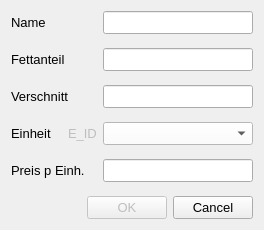
<?xml version="1.0" encoding="UTF-8"?>
<ui version="4.0">
 <class>mydialog</class>
 <widget class="QDialog" name="mydialog">
  <property name="geometry">
   <rect>
    <x>0</x>
    <y>0</y>
    <width>264</width>
    <height>230</height>
   </rect>
  </property>
  <property name="sizePolicy">
   <sizepolicy hsizetype="Minimum" vsizetype="Minimum">
    <horstretch>0</horstretch>
    <verstretch>0</verstretch>
   </sizepolicy>
  </property>
  <property name="font">
   <font>
    <pointsize>10</pointsize>
   </font>
  </property>
  <property name="windowTitle">
   <string>Neue Einheit</string>
  </property>
  <property name="sizeGripEnabled">
   <bool>false</bool>
  </property>
  <layout class="QVBoxLayout" name="verticalLayout">
   <item>
    <layout class="QHBoxLayout" name="horizontalLayout">
     <item>
      <widget class="QLabel" name="label_1">
       <property name="font">
        <font>
         <pointsize>10</pointsize>
        </font>
       </property>
       <property name="text">
        <string>Name</string>
       </property>
       <property name="buddy">
        <cstring>lineEdit_New_Label1</cstring>
       </property>
      </widget>
     </item>
     <item>
      <spacer name="horizontalSpacer">
       <property name="orientation">
        <enum>Qt::Horizontal</enum>
       </property>
       <property name="sizeHint" stdset="0">
        <size>
         <width>10</width>
         <height>20</height>
        </size>
       </property>
      </spacer>
     </item>
     <item>
      <widget class="QLineEdit" name="lineEdit_New_Label1">
       <property name="sizePolicy">
        <sizepolicy hsizetype="Fixed" vsizetype="Fixed">
         <horstretch>0</horstretch>
         <verstretch>0</verstretch>
        </sizepolicy>
       </property>
       <property name="minimumSize">
        <size>
         <width>150</width>
         <height>0</height>
        </size>
       </property>
       <property name="font">
        <font>
         <pointsize>10</pointsize>
        </font>
       </property>
      </widget>
     </item>
    </layout>
   </item>
   <item>
    <spacer name="verticalSpacer_2">
     <property name="orientation">
      <enum>Qt::Vertical</enum>
     </property>
     <property name="sizeHint" stdset="0">
      <size>
       <width>20</width>
       <height>0</height>
      </size>
     </property>
    </spacer>
   </item>
   <item>
    <layout class="QHBoxLayout" name="horizontalLayout_2">
     <item>
      <widget class="QLabel" name="label_2">
       <property name="font">
        <font>
         <pointsize>10</pointsize>
        </font>
       </property>
       <property name="text">
        <string>Fettanteil</string>
       </property>
       <property name="buddy">
        <cstring>lineEdit_New_Label2</cstring>
       </property>
      </widget>
     </item>
     <item>
      <spacer name="horizontalSpacer_2">
       <property name="orientation">
        <enum>Qt::Horizontal</enum>
       </property>
       <property name="sizeHint" stdset="0">
        <size>
         <width>10</width>
         <height>20</height>
        </size>
       </property>
      </spacer>
     </item>
     <item>
      <widget class="QLineEdit" name="lineEdit_New_Label2">
       <property name="sizePolicy">
        <sizepolicy hsizetype="Fixed" vsizetype="Fixed">
         <horstretch>0</horstretch>
         <verstretch>0</verstretch>
        </sizepolicy>
       </property>
       <property name="minimumSize">
        <size>
         <width>150</width>
         <height>0</height>
        </size>
       </property>
       <property name="font">
        <font>
         <pointsize>10</pointsize>
        </font>
       </property>
      </widget>
     </item>
    </layout>
   </item>
   <item>
    <spacer name="verticalSpacer_3">
     <property name="orientation">
      <enum>Qt::Vertical</enum>
     </property>
     <property name="sizeHint" stdset="0">
      <size>
       <width>20</width>
       <height>0</height>
      </size>
     </property>
    </spacer>
   </item>
   <item>
    <layout class="QHBoxLayout" name="horizontalLayout_4">
     <item>
      <widget class="QLabel" name="label_3">
       <property name="font">
        <font>
         <pointsize>10</pointsize>
        </font>
       </property>
       <property name="text">
        <string>Verschnitt</string>
       </property>
       <property name="buddy">
        <cstring>lineEdit_New_Label2</cstring>
       </property>
      </widget>
     </item>
     <item>
      <spacer name="horizontalSpacer_4">
       <property name="orientation">
        <enum>Qt::Horizontal</enum>
       </property>
       <property name="sizeHint" stdset="0">
        <size>
         <width>10</width>
         <height>20</height>
        </size>
       </property>
      </spacer>
     </item>
     <item>
      <widget class="QLineEdit" name="lineEdit_New_Label3">
       <property name="sizePolicy">
        <sizepolicy hsizetype="Fixed" vsizetype="Fixed">
         <horstretch>0</horstretch>
         <verstretch>0</verstretch>
        </sizepolicy>
       </property>
       <property name="minimumSize">
        <size>
         <width>150</width>
         <height>0</height>
        </size>
       </property>
       <property name="font">
        <font>
         <pointsize>10</pointsize>
        </font>
       </property>
      </widget>
     </item>
    </layout>
   </item>
   <item>
    <spacer name="verticalSpacer_4">
     <property name="orientation">
      <enum>Qt::Vertical</enum>
     </property>
     <property name="sizeHint" stdset="0">
      <size>
       <width>20</width>
       <height>0</height>
      </size>
     </property>
    </spacer>
   </item>
   <item>
    <layout class="QHBoxLayout" name="horizontalLayout_5">
     <item>
      <widget class="QLabel" name="label_4">
       <property name="font">
        <font>
         <pointsize>10</pointsize>
        </font>
       </property>
       <property name="text">
        <string>Einheit</string>
       </property>
       <property name="buddy">
        <cstring>lineEdit_New_Label2</cstring>
       </property>
      </widget>
     </item>
     <item>
      <spacer name="horizontalSpacer_5">
       <property name="orientation">
        <enum>Qt::Horizontal</enum>
       </property>
       <property name="sizeType">
        <enum>QSizePolicy::Expanding</enum>
       </property>
       <property name="sizeHint" stdset="0">
        <size>
         <width>10</width>
         <height>20</height>
        </size>
       </property>
      </spacer>
     </item>
     <item>
      <widget class="QLabel" name="label_einh_id">
       <property name="enabled">
        <bool>false</bool>
       </property>
       <property name="sizePolicy">
        <sizepolicy hsizetype="Minimum" vsizetype="Preferred">
         <horstretch>0</horstretch>
         <verstretch>0</verstretch>
        </sizepolicy>
       </property>
       <property name="minimumSize">
        <size>
         <width>1</width>
         <height>22</height>
        </size>
       </property>
       <property name="text">
        <string>E_ID</string>
       </property>
      </widget>
     </item>
     <item>
      <widget class="QComboBox" name="comboBox_Einh">
       <property name="enabled">
        <bool>true</bool>
       </property>
       <property name="sizePolicy">
        <sizepolicy hsizetype="Preferred" vsizetype="Fixed">
         <horstretch>0</horstretch>
         <verstretch>0</verstretch>
        </sizepolicy>
       </property>
       <property name="minimumSize">
        <size>
         <width>150</width>
         <height>22</height>
        </size>
       </property>
       <property name="focusPolicy">
        <enum>Qt::ClickFocus</enum>
       </property>
       <property name="styleSheet">
        <string notr="true">background-color: rgb(255, 255, 255);</string>
       </property>
       <property name="editable">
        <bool>false</bool>
       </property>
       <property name="frame">
        <bool>true</bool>
       </property>
      </widget>
     </item>
    </layout>
   </item>
   <item>
    <spacer name="verticalSpacer_5">
     <property name="orientation">
      <enum>Qt::Vertical</enum>
     </property>
     <property name="sizeHint" stdset="0">
      <size>
       <width>20</width>
       <height>1</height>
      </size>
     </property>
    </spacer>
   </item>
   <item>
    <layout class="QHBoxLayout" name="horizontalLayout_6">
     <item>
      <widget class="QLabel" name="label_5">
       <property name="font">
        <font>
         <pointsize>10</pointsize>
        </font>
       </property>
       <property name="text">
        <string>Preis p Einh.</string>
       </property>
       <property name="buddy">
        <cstring>lineEdit_New_Label2</cstring>
       </property>
      </widget>
     </item>
     <item>
      <spacer name="horizontalSpacer_6">
       <property name="orientation">
        <enum>Qt::Horizontal</enum>
       </property>
       <property name="sizeHint" stdset="0">
        <size>
         <width>10</width>
         <height>20</height>
        </size>
       </property>
      </spacer>
     </item>
     <item>
      <widget class="QLineEdit" name="lineEdit_New_Label5">
       <property name="sizePolicy">
        <sizepolicy hsizetype="Fixed" vsizetype="Fixed">
         <horstretch>0</horstretch>
         <verstretch>0</verstretch>
        </sizepolicy>
       </property>
       <property name="minimumSize">
        <size>
         <width>150</width>
         <height>0</height>
        </size>
       </property>
       <property name="font">
        <font>
         <pointsize>10</pointsize>
        </font>
       </property>
       <property name="inputMethodHints">
        <set>Qt::ImhPreferNumbers</set>
       </property>
      </widget>
     </item>
    </layout>
   </item>
   <item>
    <spacer name="verticalSpacer">
     <property name="orientation">
      <enum>Qt::Vertical</enum>
     </property>
     <property name="sizeHint" stdset="0">
      <size>
       <width>242</width>
       <height>5</height>
      </size>
     </property>
    </spacer>
   </item>
   <item>
    <layout class="QHBoxLayout" name="horizontalLayout_3">
     <item>
      <spacer name="horizontalSpacer_3">
       <property name="orientation">
        <enum>Qt::Horizontal</enum>
       </property>
       <property name="sizeHint" stdset="0">
        <size>
         <width>40</width>
         <height>20</height>
        </size>
       </property>
      </spacer>
     </item>
     <item>
      <widget class="QPushButton" name="pushButton_New_Ok">
       <property name="enabled">
        <bool>false</bool>
       </property>
       <property name="font">
        <font>
         <pointsize>10</pointsize>
        </font>
       </property>
       <property name="text">
        <string>OK</string>
       </property>
       <property name="default">
        <bool>true</bool>
       </property>
      </widget>
     </item>
     <item>
      <widget class="QPushButton" name="pushButton_New_cnl">
       <property name="font">
        <font>
         <pointsize>10</pointsize>
        </font>
       </property>
       <property name="text">
        <string>Cancel</string>
       </property>
      </widget>
     </item>
    </layout>
   </item>
  </layout>
 </widget>
 <layoutdefault spacing="6" margin="11"/>
 <tabstops>
  <tabstop>lineEdit_New_Label1</tabstop>
  <tabstop>lineEdit_New_Label2</tabstop>
  <tabstop>pushButton_New_Ok</tabstop>
  <tabstop>pushButton_New_cnl</tabstop>
 </tabstops>
 <resources/>
 <connections/>
</ui>
